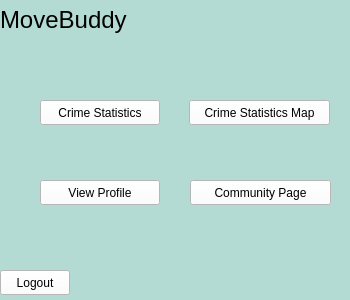
<?xml version="1.0" encoding="UTF-8"?>
<ui version="4.0">
 <class>navWindow</class>
 <widget class="QWidget" name="navWindow">
  <property name="geometry">
   <rect>
    <x>0</x>
    <y>0</y>
    <width>350</width>
    <height>300</height>
   </rect>
  </property>
  <property name="windowTitle">
   <string>Form</string>
  </property>
  <widget class="QStackedWidget" name="stackedWidget">
   <property name="geometry">
    <rect>
     <x>0</x>
     <y>0</y>
     <width>350</width>
     <height>300</height>
    </rect>
   </property>
   <property name="styleSheet">
    <string notr="true">background: #b3dbd3</string>
   </property>
   <widget class="QWidget" name="page">
    <widget class="QPushButton" name="logoutButton">
     <property name="geometry">
      <rect>
       <x>0</x>
       <y>270</y>
       <width>70</width>
       <height>25</height>
      </rect>
     </property>
     <property name="styleSheet">
      <string notr="true">background: white</string>
     </property>
     <property name="text">
      <string>Logout</string>
     </property>
    </widget>
    <widget class="QPushButton" name="crimeStatsButton">
     <property name="geometry">
      <rect>
       <x>40</x>
       <y>100</y>
       <width>120</width>
       <height>25</height>
      </rect>
     </property>
     <property name="styleSheet">
      <string notr="true">background: white</string>
     </property>
     <property name="text">
      <string>Crime Statistics</string>
     </property>
    </widget>
    <widget class="QPushButton" name="viewProfileButton">
     <property name="geometry">
      <rect>
       <x>40</x>
       <y>180</y>
       <width>120</width>
       <height>25</height>
      </rect>
     </property>
     <property name="styleSheet">
      <string notr="true">background: white</string>
     </property>
     <property name="text">
      <string>View Profile</string>
     </property>
    </widget>
    <widget class="QLabel" name="MoveBuddyTitle_2">
     <property name="geometry">
      <rect>
       <x>-4</x>
       <y>-4</y>
       <width>361</width>
       <height>321</height>
      </rect>
     </property>
     <property name="text">
      <string/>
     </property>
    </widget>
    <widget class="QLabel" name="MoveBuddyTitle">
     <property name="geometry">
      <rect>
       <x>0</x>
       <y>0</y>
       <width>140</width>
       <height>40</height>
      </rect>
     </property>
     <property name="text">
      <string>&lt;html&gt;&lt;head/&gt;&lt;body&gt;&lt;p&gt;&lt;span style=&quot; font-size:18pt;&quot;&gt;MoveBuddy&lt;/span&gt;&lt;/p&gt;&lt;/body&gt;&lt;/html&gt;</string>
     </property>
    </widget>
    <widget class="QPushButton" name="crimeStatsMapButton">
     <property name="geometry">
      <rect>
       <x>189</x>
       <y>100</y>
       <width>141</width>
       <height>25</height>
      </rect>
     </property>
     <property name="styleSheet">
      <string notr="true">background: white</string>
     </property>
     <property name="text">
      <string>Crime Statistics Map</string>
     </property>
    </widget>
    <widget class="QPushButton" name="communityPageButton">
     <property name="geometry">
      <rect>
       <x>190</x>
       <y>180</y>
       <width>141</width>
       <height>25</height>
      </rect>
     </property>
     <property name="styleSheet">
      <string notr="true">background: white</string>
     </property>
     <property name="text">
      <string>Community Page</string>
     </property>
    </widget>
    <zorder>MoveBuddyTitle_2</zorder>
    <zorder>logoutButton</zorder>
    <zorder>crimeStatsButton</zorder>
    <zorder>viewProfileButton</zorder>
    <zorder>MoveBuddyTitle</zorder>
    <zorder>crimeStatsMapButton</zorder>
    <zorder>communityPageButton</zorder>
   </widget>
  </widget>
 </widget>
 <resources/>
 <connections/>
</ui>
